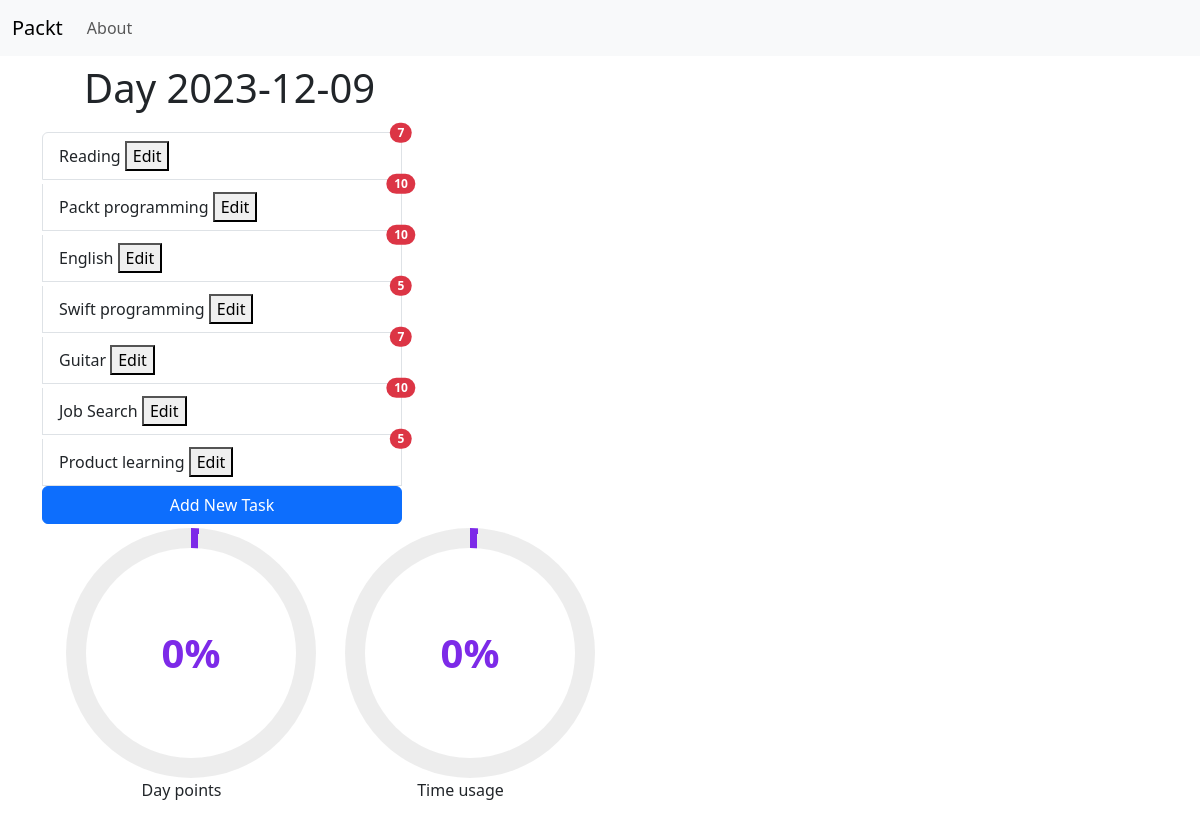
/2023-12-09, run on the app's committed database.
### tables this page shows
CREATE TABLE DailyLogs (
    LogID TEXT PRIMARY KEY,
    UserID TEXT,
    Date TIMESTAMP,
    DailyPerformanceMetrics DECIMAL(5, 2),
    FOREIGN KEY (UserID) REFERENCES Users(UserID)
);

CREATE TABLE Activities (
    ActivityID TEXT PRIMARY KEY,
    UserID TEXT,
    ActivityName TEXT,
    Description TEXT,
    Category TEXT,
    Repeats INTEGER,
    Points INTEGER,
    Time TIMESTAMP,
    Duration INTEGER,
    FOREIGN KEY (UserID) REFERENCES Users(UserID)
);

### main.py (the view)
@app.route('/<date>')
def date_page(date):
    test = []
    reg_activity, tasks, date_info, day_logs, day_points = db_manager.get_datepage_info(date)
    return render_template('date_page.html', datetest=date_info, reg_activity = reg_activity, task_array=tasks, day_board = day_logs, day_points=day_points)

### db_manager.py (called while the page is built)
def get_db_connection():
    conn = sqlite3.connect('database_full.db', check_same_thread=False)
    conn.row_factory = sqlite3.Row
    return conn

def close_db_connection(conn):
    conn.commit()
    conn.close()

### templates/date_page.html (shortened to what this page needs)
{% extends 'base.html' %}
{% block content %}
<h1 class="d-flex align-items-center gap-2 py-2">
    <div class="dropdown">
        <button aria-expanded="false" class="btn d-block rounded-circle p-3" data-bs-toggle="dropdown"
                fcolor={{datetest["DailyPerformanceMetrics"]}} id="dropdownMenuButton2" type="button">
        </button>
        </div>
    </div>
    Day {% block title %} {{datetest["date"]}} {% endblock %}
<div class="container h-100">
    <div class="row h-50">
        <div class="col-md-4 list-group" id="left">
            {% for activity in reg_activity %}
            <a class="list-group-item list-group-item-action mt-1" draggable="true" href="#"
               id={{activity["ActivityID"]}}><span class="taskName">{{activity["ActivityName"]}}</span>
                <button onclick="editTask(this)">Edit</button>
                <span class="position-absolute top-0 start-100 translate-middle badge rounded-pill bg-danger">
    {{activity["Repeats"]}}
  </span></a>
            {% endfor %}
            <button class="btn btn-primary" data-bs-target="#addTaskModal" data-bs-toggle="modal" type="button">
                Add New Task
            </button>
        </div>
        <div class="col-md-5 list-group" id="right">
        </div>
        <div class="col-md-3 ">
            <div class="list-group overflow-auto h-75">
            </div>
        </div>
    </div>
      <div class="row h-25">
            <div class="col-3">
                <div class="container">
            <div class="circular-progress">
                <span class="progress-value">0%</span>
            </div>
                  <p class="text-center">Day points</p>
                    </div>
            </div>
          <div class="col-3">
                <div class="container">
            <div class="circular-progress">
                <span class="progress-value">0%</span>
            </div>
                  <p class="text-center">Time usage</p>
                    </div>
            </div>
      </div>
</div>
{% endblock %}

### templates/base.html (shortened to what this page needs)
<!doctype html>
<html lang="en">
<head>
    <link href="{{url_for('static', filename= 'css/style.css')}}" rel="stylesheet">
    <link href="https://cdn.jsdelivr.net/npm/bootstrap@5.3.2/dist/css/bootstrap.min.css"
 rel="stylesheet">
</head>
<body>
<nav class="navbar navbar-expand-lg bg-body-tertiary">
    <div class="container-fluid">
        <a class="navbar-brand" href="{{ url_for('index')}}">Packt</a>
        <div class="collapse navbar-collapse" id="navbarNav">
            <ul class="navbar-nav">
                <li class="nav-item active">
                    <a class="nav-link" href="#">About</a>
                </li>
            </ul>
        </div>
    </div>
</nav>
<div class="container h-100">
    {% block content %} {% endblock %}
</body>
</html>

### static/css/style.css (style rules this page uses)
html, body { height: 100vh; }
.circular-progress { position: relative; height: 250px; width: 250px; border-radius: 50%; background: conic-gradient(#7d2ae8 3.6deg, #ededed 0deg); display: flex; align-items: center; justify-content: center; }
.circular-progress::before { content: ""; position: absolute; height: 210px; width: 210px; border-radius: 50%; background-color: #fff; }
.progress-value { position: relative; font-size: 40px; font-weight: 600; color: #7d2ae8; }
.row > * { max-height: 87vh; }

### data on the page
DailyLogs: date "2023-12-09"
Activities: ActivityName "Reading", Repeats "7"
Activities: ActivityName "Packt programming", Repeats "10"
Activities: ActivityName "English", Repeats "10"
Activities: ActivityName "Swift programming", Repeats "5"
Activities: ActivityName "Guitar", Repeats "7"
Activities: ActivityName "Job Search", Repeats "10"
Activities: ActivityName "Product learning", Repeats "5"
